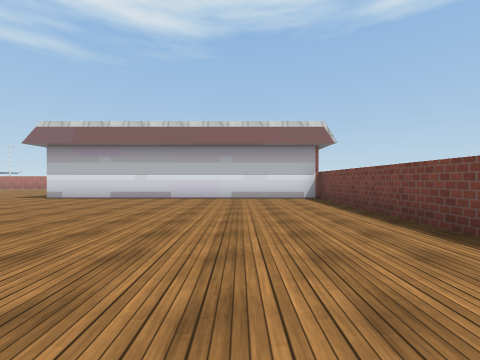
View 1 (above)

24 first-person views from a walk through a Unity game level. The camera is 1.2 m above the floor, looks level and sees 90° across. The floor is counted in squares, 2 m on a side. Each view is taken from the middle of a square. On the plan, view 1 faces up. The plan holds only what a view shows up to about 9 squares ahead; the rest is blank. The place goes on beyond the plan. Some surface patterns are stand-ins.

View 2
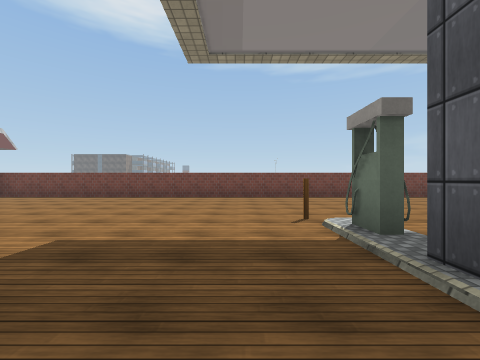

View 3
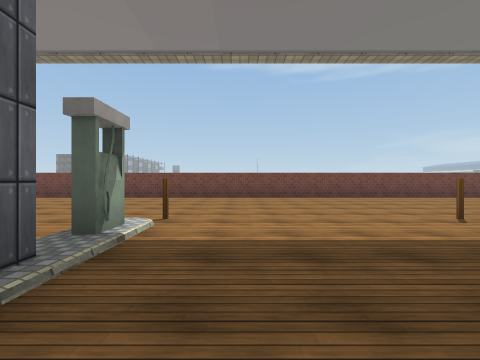

View 4
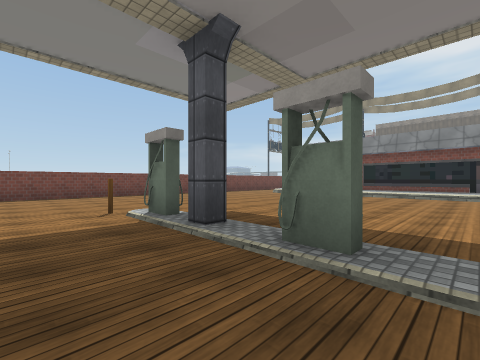

View 5
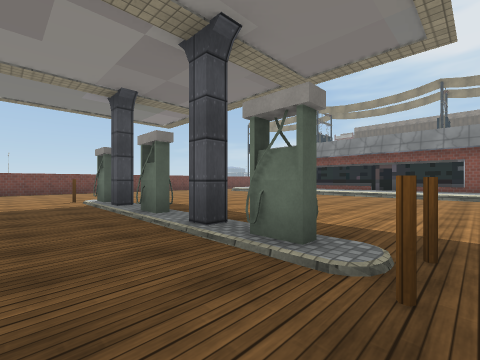

View 6
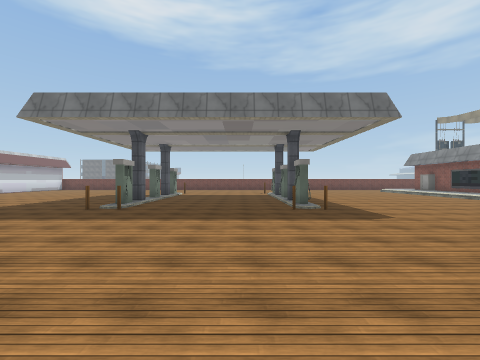

View 7
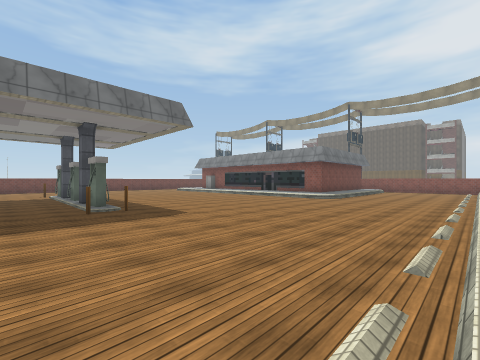

View 8
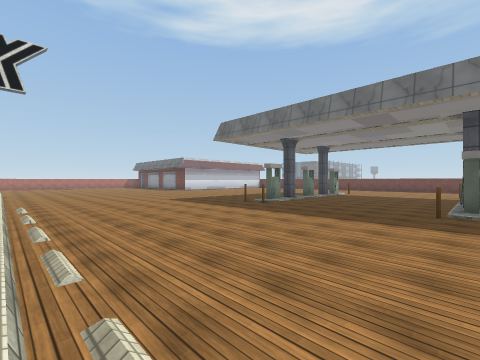

View 9
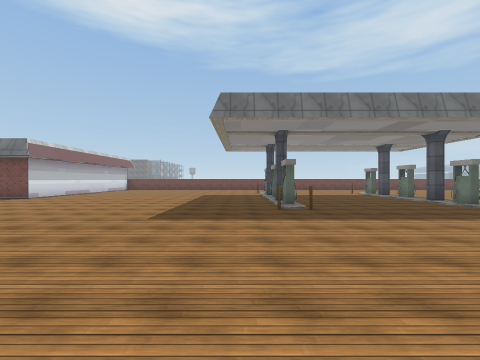

View 10
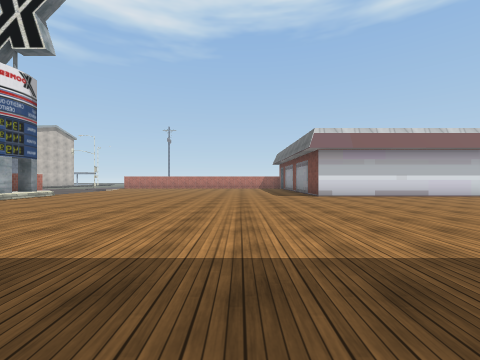

View 11
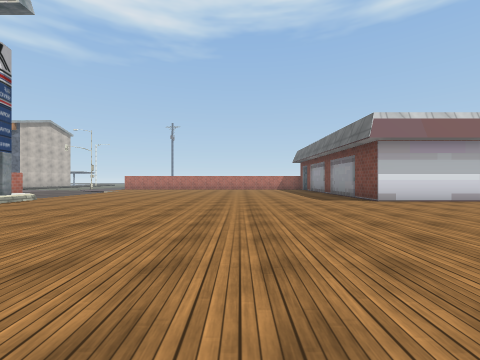

View 12
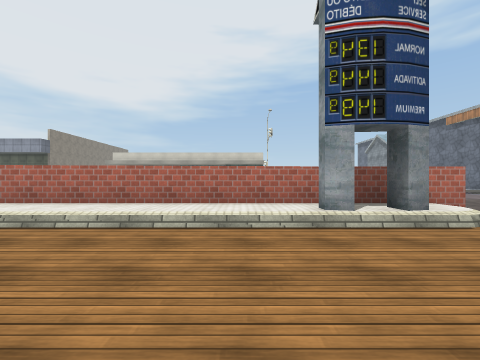

View 13
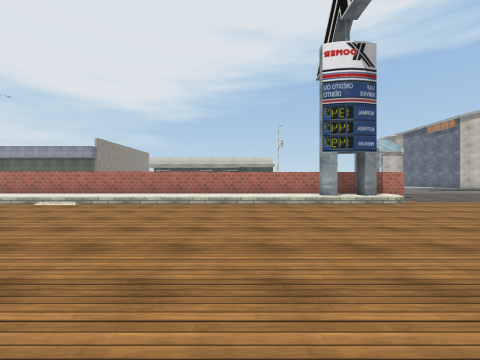

View 14
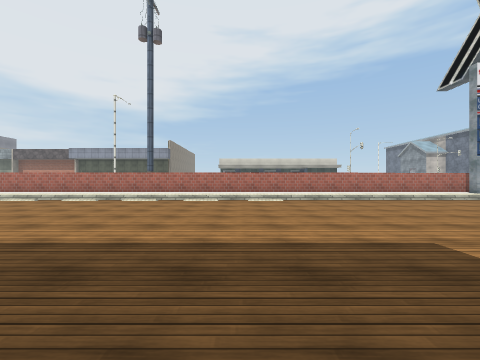

View 15
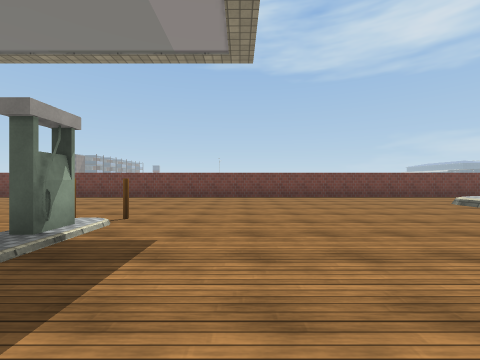

View 16
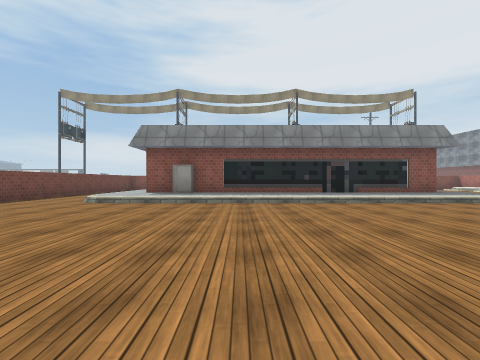

View 17
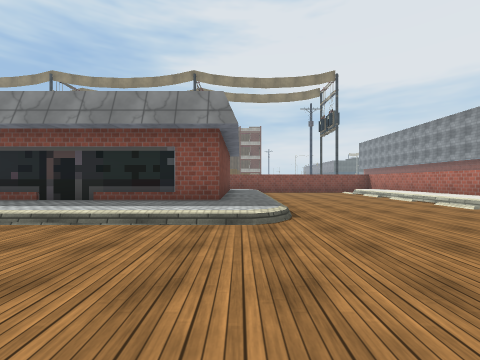

View 18
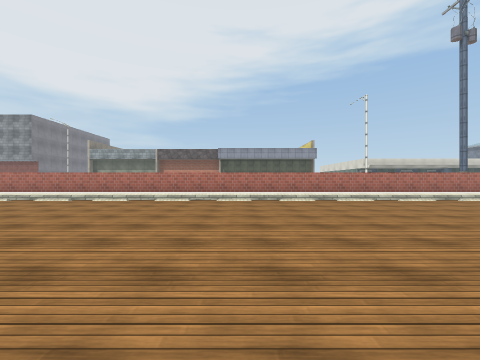

View 19
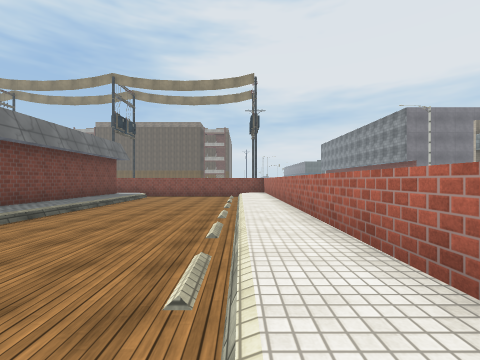

View 20
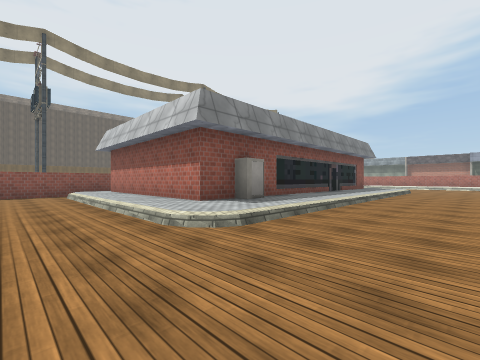

View 21
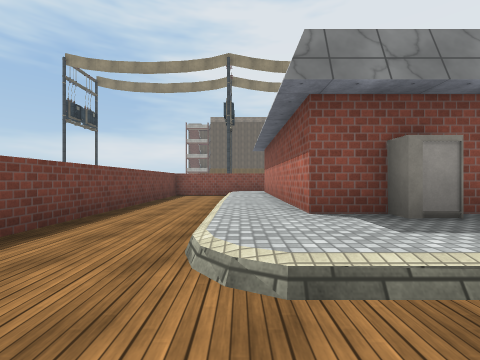

View 22
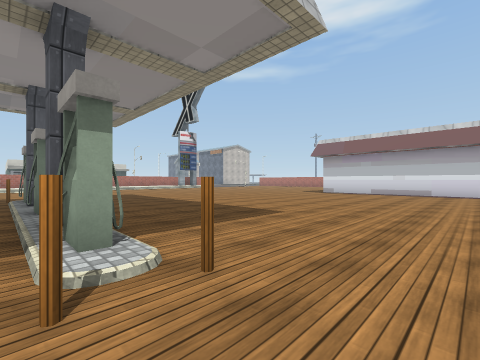

View 23
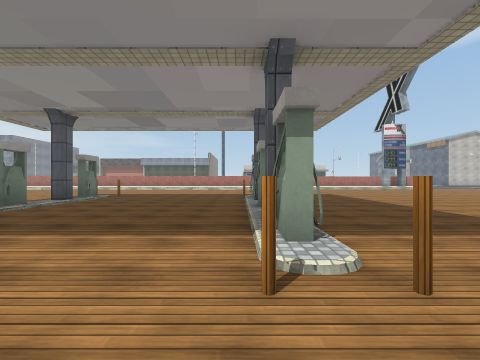

View 24
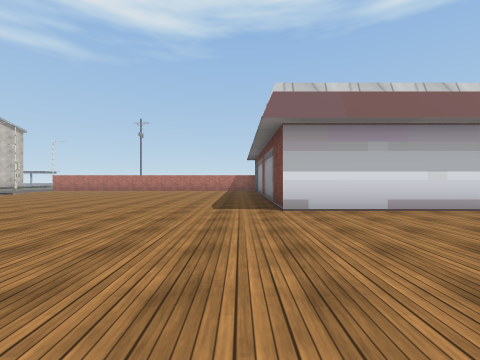

### Floor plan
Key: @ floor where view 1 was taken; # wall or solid block; x gap in a wall; . main floor; : floor 0.25 m higher than the main floor; / step, stairs or slope; O other object.
Columns run from 17 left of view 1 to 3 right of it. Each row starts with its distance up from view 1.
  9 x..........#
  8 ##.........##########
  7 ##..................#
  6 #/..................#
  5 #/..................#
  4 #/..................#
  3 #/..................#
  2 #/..................#
  1 #/..................#
  0 #/...............@..#
 -1 #/..................#
 -2 #/.....#O//O//O#....#
 -3 #/...../////////....#
 -4 #/..................#
 -5 #/..................#
 -6 #/..................#
 -7 #/.....#............#
 -8 #/......Ox:O:OO#....#
 -9 #/..................#
-10 #/..................#
-11 #/..................#
-12 #/..................#
-13 #/..................#
-14 #/..................#
-15 #/....////////////..#
-16 #/.../::::::::::::..#
-17 #/.../:########O#:..#
-18 #/.../:#        #:..#
-19 #/.../:#        #:..#
-20 #/.../:#        #:..#
-21 #/.../:#        #:..#

Where each view was taken, in squares from view 1:
view 1: 0 up, 0 right, facing up
view 2: 1 down, 6 left, facing right
view 3: 4 down, 6 left, facing right
view 4: 6 down, 7 left, facing down-right
view 5: 6 down, 10 left, facing down-right
view 6: 6 down, 16 left, facing right
view 7: 6 down, 16 left, facing down-right
view 8: 8 down, 16 left, facing up-right
view 9: 1 down, 16 left, facing right
view 10: 1 down, 9 left, facing up
view 11: 1 up, 10 left, facing up
view 12: 5 up, 13 left, facing left
view 13: 4 up, 10 left, facing left
view 14: 1 down, 9 left, facing left
view 15: 10 down, 6 left, facing right
view 16: 9 down, 4 left, facing down
view 17: 12 down, 11 left, facing down
view 18: 12 down, 9 left, facing left
view 19: 12 down, 16 left, facing down
view 20: 13 down, 2 right, facing down-left
view 21: 14 down, 0 right, facing down
view 22: 3 down, 1 left, facing up-left
view 23: 3 down, 1 left, facing left
view 24: 3 up, 7 left, facing up
